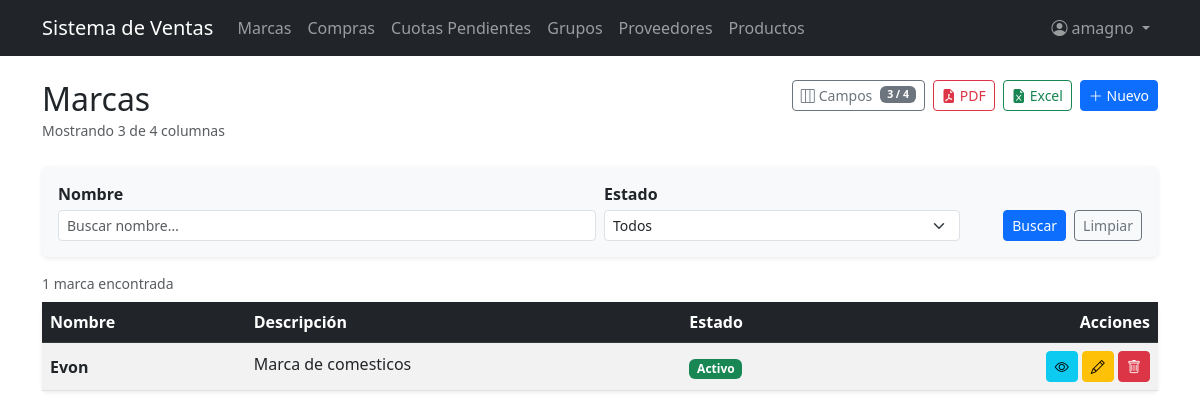
/brands/ (signed in), run on the app's committed database.
### billing/models.py (models this page shows, shortened)
class Brand(models.Model):
    name = models.CharField(max_length=100, unique=True, verbose_name='Nombre de marca')
    description = models.TextField(blank=True, null=True , verbose_name='Descripción')
    is_active = models.BooleanField(default=True, verbose_name='Activo')
    created_at = models.DateTimeField(auto_now_add=True)
    updated_at = models.DateTimeField(auto_now=True)
    class Meta:
        verbose_name = 'Brand'
        verbose_name_plural = 'Brands'
        ordering = ['name']

### billing/views.py (the view, shortened to what this page needs)
# urls.py: path('brands/', views.BrandListView.as_view(), name='brand_list'),
class BrandListView(ExportMixin, LoginRequiredMixin, PermissionRequiredMixin, ListView):
    model = Brand
    template_name = 'billing/brand_list.html'
    context_object_name = 'items'
    paginate_by = 3
    export_filename = 'marcas'
    ALL_COLUMNS = BRAND_ALL_COLUMNS
    permission_required = 'billing.view_brand'
    permission_redirect_url = '/'
    def get_queryset(self):
        qs = Brand.objects.all()
        form = BrandSearchForm(self.request.GET)
        if form.is_valid():
            if form.cleaned_data.get('name'):
                qs = qs.filter(name__icontains=form.cleaned_data['name'])
            val = form.cleaned_data.get('is_active')
            if val in ('0', '1'):
                qs = qs.filter(is_active=(val == '1'))
        return qs
    def get_context_data(self, **kwargs):
        ctx = super().get_context_data(**kwargs)
        ctx['search_form'] = BrandSearchForm(self.request.GET)
        ctx['all_columns'] = self.ALL_COLUMNS
        ctx['all_col_keys_json'] = json.dumps([c['key'] for c in self.ALL_COLUMNS])
        ctx['default_col_keys_json'] = json.dumps(
            [c['key'] for c in self.ALL_COLUMNS if c.get('default', True)]
        )
        return ctx

### billing/forms.py
class BrandSearchForm(forms.Form):
    name = forms.CharField(
        required=False, label='Nombre',
        widget=forms.TextInput(attrs={**_sm_text, 'placeholder': 'Buscar nombre…'})
    )
    is_active = forms.ChoiceField(
        choices=_ACTIVE_CHOICES, required=False, label='Estado',
        widget=forms.Select(attrs=_sm_select)
    )

### billing/mixins.py (called while the page is built)
    def get(self, request, *args, **kwargs):
        fmt = request.GET.get('export')
        if fmt == 'pdf':
            return self.export_pdf(self.get_queryset())
        if fmt == 'excel':
            return self.export_excel(self.get_queryset())
        return super().get(request, *args, **kwargs)

    def get_context_data(self, **kwargs):
        ctx = super().get_context_data(**kwargs)
        params = self.request.GET.copy()
        params.pop('page', None)
        params.pop('export', None)
        ctx['query_params'] = params.urlencode()
        return ctx

### security/templatetags/security_tags.py (called while the page is built)
@register.filter(name='role_badge_class')
def role_badge_class(role_name):
    return ROLE_BADGE_CLASSES.get(role_name, 'bg-secondary')

@register.filter(name='has_group')
def has_group(user, group_name):
    if not user.is_authenticated:
        return False
    if user.is_superuser:      # el superusuario ve todo
        return True
    return user.groups.filter(name=group_name).exists()

### billing/templates/billing/brand_list.html (shortened to what this page needs)
{% extends 'billing/base.html' %}
{% block content %}
<div class="d-flex justify-content-between align-items-start mb-4 flex-wrap gap-2">
  <div>
    <h2 class="mb-0">Marcas</h2>
    <small class="text-muted" id="colText">Cargando columnas…</small>
  </div>
  <div class="d-flex gap-2 flex-wrap">
    <button type="button" class="btn btn-outline-secondary btn-sm d-inline-flex align-items-center gap-1"
            data-bs-toggle="modal" data-bs-target="#colModal">
      <i class="bi bi-layout-three-columns"></i> Campos
      <span class="badge bg-secondary ms-1" id="colBadge">…</span>
    </button>
    <a id="btnPdf" href="#" class="btn btn-outline-danger btn-sm d-inline-flex align-items-center gap-1">
      <i class="bi bi-file-earmark-pdf-fill"></i>PDF
    </a>
    <a id="btnExcel" href="#" class="btn btn-outline-success btn-sm d-inline-flex align-items-center gap-1">
      <i class="bi bi-file-earmark-excel-fill"></i>Excel
    </a>
    {% if perms.billing.add_brand %}
    <a href="{% url 'billing:brand_create' %}" class="btn btn-primary btn-sm">
      <i class="bi bi-plus-lg"></i> Nuevo
    </a>
    {% endif %}
  </div>
</div>
<form method="get" class="card card-body shadow-sm border-0 mb-3 bg-light">
  <div class="row g-2 align-items-end">
    <div class="col-12 col-md-6">
      <label class="form-label form-label-sm fw-semibold mb-1">{{ search_form.name.label }}</label>
      {{ search_form.name }}
    </div>
    <div class="col-12 col-md-4">
      <label class="form-label form-label-sm fw-semibold mb-1">{{ search_form.is_active.label }}</label>
      {{ search_form.is_active }}
    </div>
    <div class="col-12 col-md-auto ms-auto d-flex gap-2">
      <button type="submit" class="btn btn-primary btn-sm">Buscar</button>
      <a href="{% url 'billing:brand_list' %}" class="btn btn-outline-secondary btn-sm">Limpiar</a>
    </div>
  </div>
</form>
<div class="d-flex justify-content-between align-items-center mb-2">
  <small class="text-muted">
    {% if paginator.count == 1 %}1 marca encontrada
    {% else %}{{ paginator.count }} marcas encontradas{% endif %}
  </small>
</div>
<div class="card shadow-sm border-0">
  <div class="table-responsive">
    <table class="table table-striped table-hover align-middle mb-0" id="brandTable">
      <thead class="table-dark">
        <tr>
          <th data-col="name">Nombre</th>
          <th data-col="description">Descripción</th>
          <th data-col="is_active">Estado</th>
          <th class="text-end" style="white-space:nowrap;">Acciones</th>
        </tr>
      </thead>
      <tbody>
        {% for item in items %}
        <tr>
          <td data-col="name" class="fw-semibold">{{ item.name }}</td>
          <td data-col="description" style="max-width:250px;">
            <span class="d-inline-block text-truncate w-100" title="{{ item.description }}">
              {{ item.description|default:"—" }}
            </span>
          </td>
          <td data-col="is_active">
            {% if item.is_active %}
              <span class="badge bg-success">Activo</span>
            {% else %}
              <span class="badge bg-secondary">Inactivo</span>
            {% endif %}
          </td>
          <td class="text-end text-nowrap">
            <a href="{% url 'billing:brand_detail' item.pk %}" class="btn btn-sm btn-info" title="Ver" aria-label="Ver">
              <i class="bi bi-eye"></i>
            </a>
            {% if perms.billing.change_brand %}
            <a href="{% url 'billing:brand_update' item.pk %}" class="btn btn-sm btn-warning" title="Editar" aria-label="Editar">
              <i class="bi bi-pencil"></i>
            </a>
            {% endif %}
            {% if perms.billing.delete_brand %}
            <a href="{% url 'billing:brand_delete' item.pk %}" class="btn btn-sm btn-danger" title="Eliminar" aria-label="Eliminar">
              <i class="bi bi-trash"></i>
            </a>
            {% endif %}
          </td>
        </tr>
        {% endfor %}
      </tbody>
    </table>
  </div>
</div>
{% endblock %}

### billing/templates/billing/base.html (shortened to what this page needs)
{% load security_tags %}
<!DOCTYPE html>
<html lang="es">
<head>
  <link href="https://cdn.jsdelivr.net/npm/bootstrap@5.3.0/dist/css/bootstrap.min.css" rel="stylesheet">
  <link href="https://cdn.jsdelivr.net/npm/bootstrap-icons@1.11.3/font/bootstrap-icons.min.css" rel="stylesheet">
</head>
<body>
<nav class="navbar navbar-expand-lg navbar-dark bg-dark">
  <div class="container">
    <a class="navbar-brand" href="{% url 'billing:home' %}">Sistema de Ventas</a>
    <div class="collapse navbar-collapse" id="nav">
      <ul class="navbar-nav me-auto">
        {% if user.is_authenticated %}
        {% if perms.billing.view_brand %}
        <li class="nav-item"><a class="nav-link" href="{% url 'billing:brand_list' %}">Marcas</a></li>
        {% endif %}
        {% if perms.purchasing.view_purchase %}
        <li class="nav-item"><a class="nav-link" href="{% url 'purchasing:purchase_list' %}">Compras</a></li>
        <li class="nav-item"><a class="nav-link" href="{% url 'creditos_compras:cuotas_pendientes' %}">Cuotas Pendientes</a></li>
        {% endif %}
        {% if perms.billing.view_productgroup %}
        <li class="nav-item"><a class="nav-link" href="{% url 'billing:productgroup_list' %}">Grupos</a></li>
        {% endif %}
        {% if perms.billing.view_supplier %}
        <li class="nav-item"><a class="nav-link" href="{% url 'billing:supplier_list' %}">Proveedores</a></li>
        {% endif %}
        {% if perms.billing.view_product %}
        <li class="nav-item"><a class="nav-link" href="{% url 'billing:product_list' %}">Productos</a></li>
        {% endif %}
        {% endif %}
      </ul>
      <ul class="navbar-nav">
        {% if user.is_authenticated %}
        {% with role=user.groups.first %}
        <li class="nav-item dropdown">
          <a class="nav-link dropdown-toggle" href="#" data-bs-toggle="dropdown">
            <i class="bi bi-person-circle me-1"></i>{{ user.username }}
          </a>
        </li>
        {% endwith %}
        {% else %}
        <li class="nav-item">
          <a class="nav-link" href="{% url 'security:login' %}">Login</a>
        </li>
        {% endif %}
      </ul>
    </div>
  </div>
</nav>
<div class="container mt-4">
  {% block content %}
  {% endblock %}
</div>
</body>
</html>

### data on the page
Brand: name "Evon", description "Marca de comesticos", is_active "Activo"

### other printed values
{{ user.username }} "amagno"
{{ search_form.name.label }} "Nombre"
{{ search_form.is_active.label }} "Estado"
